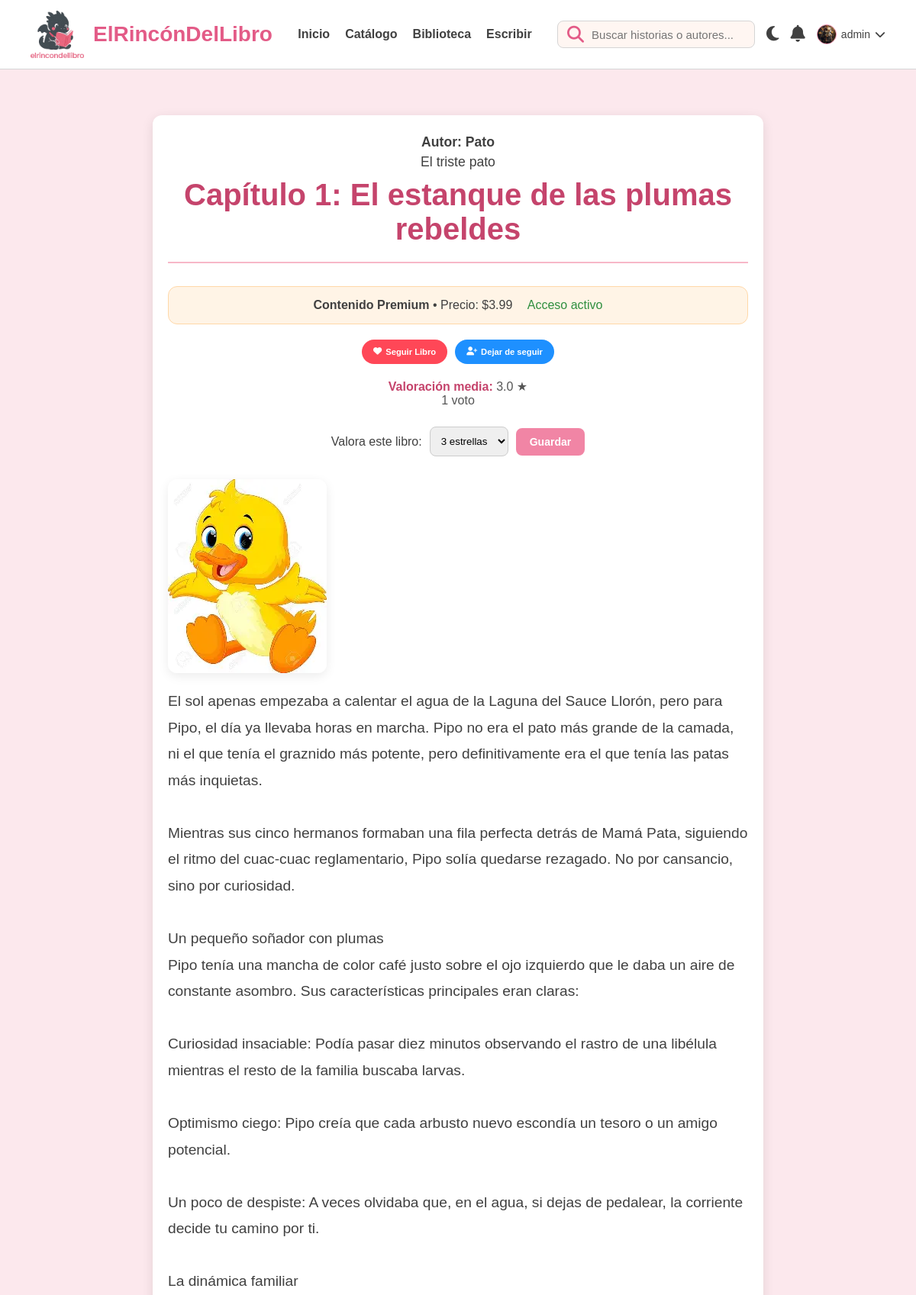
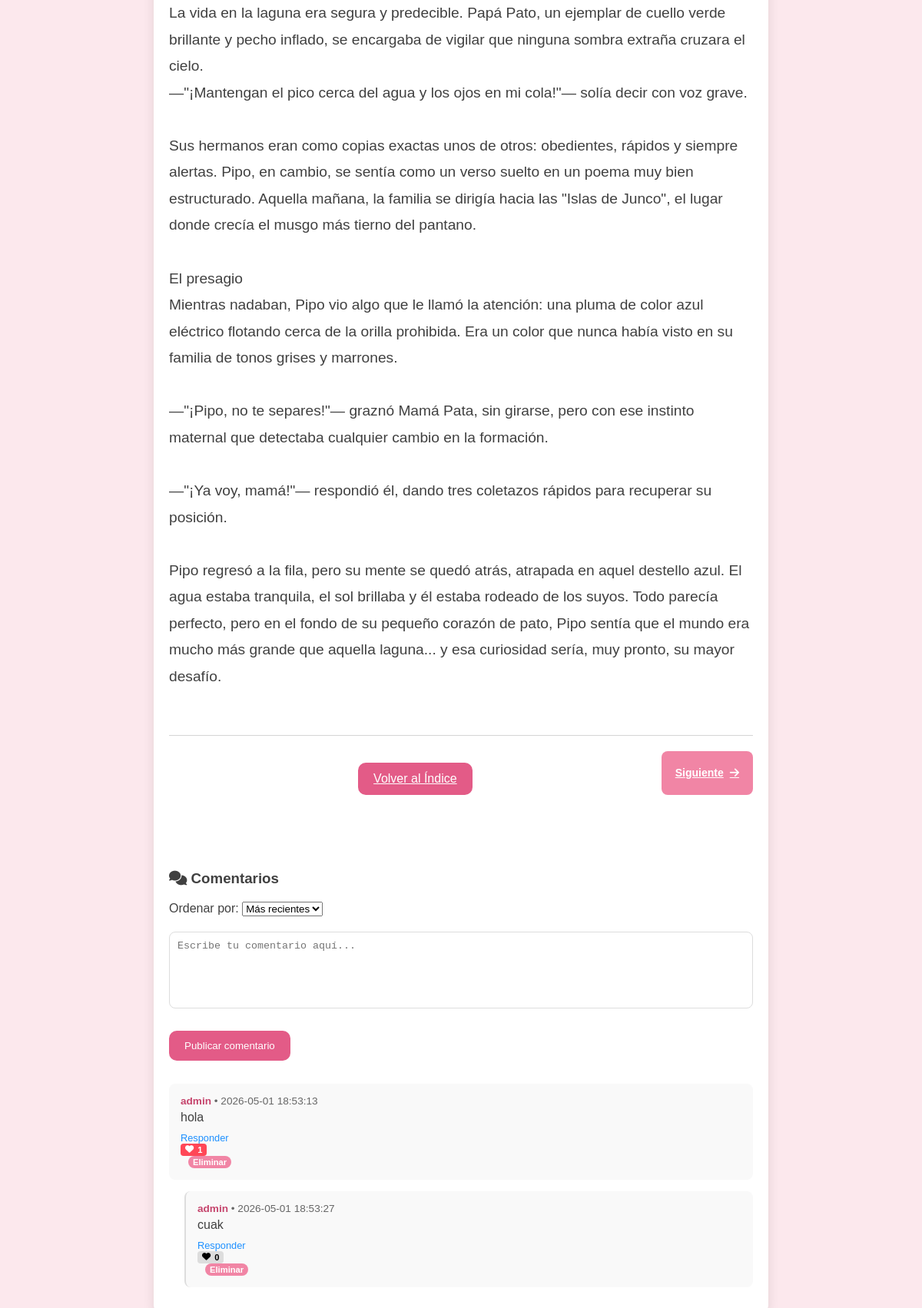
Screenshot of /leer.php?id=10 (signed in, upper part) with the database file from the repository (2 pictures, top to bottom).
### tables this page shows
CREATE TABLE `usuarios` (
  `id_usuarios` int NOT NULL,
  `nombre` varchar(100) NOT NULL,
  `email` varchar(100) NOT NULL,
  `password` varchar(255) NOT NULL,
  `avatar` varchar(255) DEFAULT NULL,
  `bio` text,
  `activo` tinyint(1) DEFAULT '1',
  `fecha_registro` timestamp NULL DEFAULT CURRENT_TIMESTAMP,
  `monedas` decimal(10,2) DEFAULT '0.00'
);

CREATE TABLE `capitulos` (
  `id_capitulos` int NOT NULL,
  `libro_id` int NOT NULL,
  `titulo` varchar(255) NOT NULL,
  `contenido` text NOT NULL,
  `fecha_creacion` timestamp NULL DEFAULT CURRENT_TIMESTAMP
);

CREATE TABLE `libros` (
  `id_libros` int NOT NULL,
  `usuario_id` int NOT NULL,
  `categoria_id` int DEFAULT NULL,
  `titulo` varchar(255) NOT NULL,
  `portada` varchar(255) DEFAULT NULL,
  `precio` decimal(8,2) DEFAULT '0.00',
  `fecha_creacion` timestamp NULL DEFAULT CURRENT_TIMESTAMP,
  `edad_recomendada` int DEFAULT '0',
  `estado` varchar(20) DEFAULT 'en_proceso'
);

CREATE TABLE `valoraciones` (
  `id_valoracion` int NOT NULL,
  `usuario_id` int NOT NULL,
  `libro_id` int NOT NULL,
  `puntuacion` tinyint NOT NULL,
  `fecha_creacion` timestamp NULL DEFAULT CURRENT_TIMESTAMP
);

CREATE TABLE `comentarios` (
  `id_comentarios` int NOT NULL,
  `usuario_id` int NOT NULL,
  `capitulo_id` int NOT NULL,
  `contenido` text NOT NULL,
  `fecha_creacion` timestamp NULL DEFAULT CURRENT_TIMESTAMP,
  `parent_id` int DEFAULT NULL
);

### src/leer.php (the view, shortened to what this page needs)
<?php
include 'conexion.php';
$id_capitulo = isset($_GET['id']) ? (int)$_GET['id'] : 0;
$sql = "SELECT c.titulo AS titulo_capitulo, c.contenido, c.libro_id, l.titulo AS titulo_libro, l.usuario_id AS autor_id, l.precio
        FROM capitulos c
        JOIN libros l ON c.libro_id = l.id_libros
        WHERE c.id_capitulos = $id_capitulo";
$resultado = $conexion->query($sql);
$datos = $resultado->fetch_assoc();
$libro_id = $datos['libro_id'];
$autor_id = $datos['autor_id'];
$precio_libro = (float)$datos['precio'];
$comprado = false;
$es_autor = false;
$es_seguido = false;
$es_favorito = false;
$usuario_id = isset($_SESSION['usuario_id']) ? $_SESSION['usuario_id'] : 0;
if ($usuario_id) {
    $es_autor = $usuario_id === $autor_id;
    if ($precio_libro > 0 && !$es_autor) {
        $check_compra = $conexion->query("SELECT id_transaccion FROM transacciones WHERE usuario_id = $usuario_id AND tipo = 'libro' AND referencia_id = $libro_id LIMIT 1");
        $comprado = $check_compra && $check_compra->num_rows > 0;
    } else {
        $comprado = true;
    }
    $check_follow = $conexion->query("SELECT id_seguidores FROM seguidores WHERE seguidor_id = $usuario_id AND seguido_id = $autor_id LIMIT 1");
    $es_seguido = $check_follow && $check_follow->num_rows > 0;
    $check_fav = $conexion->query("SELECT id_favoritos FROM favoritos WHERE usuario_id = $usuario_id AND libro_id = $libro_id LIMIT 1");
    $es_favorito = $check_fav && $check_fav->num_rows > 0;
    $actividad_sql = "INSERT INTO actividad (usuario_id, tipo, referencia_id) VALUES ($usuario_id, 'lectura_capitulo', $id_capitulo)";
    $conexion->query($actividad_sql);
}
$sql_next = "SELECT id_capitulos FROM capitulos WHERE libro_id = $libro_id AND id_capitulos > $id_capitulo ORDER BY id_capitulos ASC LIMIT 1";
$next_res = $conexion->query($sql_next)->fetch_assoc();
$capitulo_imagenes = [];
$imagenes_res = $conexion->query("SELECT ruta FROM archivos WHERE capitulo_id = $id_capitulo AND tipo = 'capitulo_imagen'");
if ($imagenes_res) {
    while ($img = $imagenes_res->fetch_assoc()) {
        $capitulo_imagenes[] = $img['ruta'];
    }
}
$sql_comentarios = "SELECT com.id_comentarios, com.parent_id, com.contenido, com.fecha_creacion AS fecha, u.nombre, u.id_usuarios,
                         COALESCE(SUM(cl.usuario_id = $usuario_id), 0) AS liked_by_user,
                         COUNT(cl.id_like) AS likes
                  FROM comentarios com
                  JOIN usuarios u ON com.usuario_id = u.id_usuarios
                  LEFT JOIN comentario_likes cl ON cl.comentario_id = com.id_comentarios
                  WHERE com.capitulo_id = $id_capitulo
                  GROUP BY com.id_comentarios, com.parent_id, com.contenido, com.fecha_creacion, u.nombre, u.id_usuarios
                  ORDER BY com.fecha_creacion DESC";
$res_comentarios = $conexion->query($sql_comentarios);
$comentarios_por_parent = [];
if ($res_comentarios) {
    while ($com = $res_comentarios->fetch_assoc()) {
        $parent_key = $com['parent_id'] !== null ? $com['parent_id'] : 'root';
        $comentarios_por_parent[$parent_key][] = $com;
    }
}
$rating_data = ['promedio' => 0, 'total' => 0];
$rating_res = $conexion->query("SELECT AVG(puntuacion) AS promedio, COUNT(*) AS total FROM valoraciones WHERE libro_id = $libro_id");
if ($rating_res) {
    $rating_data = $rating_res->fetch_assoc();
}
$user_rating = 0;
if (isset($_SESSION['usuario_id'])) {
    $usuario_id = $_SESSION['usuario_id'];
    $user_rating_res = $conexion->query("SELECT puntuacion FROM valoraciones WHERE libro_id = $libro_id AND usuario_id = $usuario_id LIMIT 1");
    if ($user_rating_res && $user_rating_res->num_rows > 0) {
        $user_rating = (int)$user_rating_res->fetch_assoc()['puntuacion'];
    }
}
?>
<!DOCTYPE html>
<html lang="es">
<head>
    <link rel="stylesheet" href="CSS/style1.css">
    <link rel="stylesheet" href="https://cdnjs.cloudflare.com/ajax/libs/font-awesome/6.5.0/css/all.min.css">
</head>
<body>
<?php include 'partials/header.php'; ?>
<div class="container">
    <article class="lectura-container">
        <header class="info-libro-cabecera">
            <p><a href="perfil.php?user_id=<?php echo $autor_id; ?>" style="color: inherit; text-decoration: none; font-weight: 600;">Autor: <?php echo htmlspecialchars($conexion->query("SELECT nombre FROM usuarios WHERE id_usuarios = $autor_id LIMIT 1")->fetch_assoc()['nombre'] ?? 'Autor'); ?></a></p>
            <p><?php echo htmlspecialchars($datos['titulo_libro']); ?></p>
            <h1><?php echo htmlspecialchars($datos['titulo_capitulo']); ?></h1>
        </header>
        <?php if (isset($_SESSION['usuario_id'])): ?>
            <?php if ($precio_libro > 0): ?>
                <div style="background: #fff4e6; border: 1px solid #ffd8a8; padding: 15px; border-radius: 12px; text-align: center; margin-bottom: 20px;">
                    <strong>Contenido Premium</strong> • Precio: $<?php echo number_format($precio_libro, 2); ?>
                    <?php if (!$comprado): ?>
                        <form action="pago_libro.php" method="GET" style="display:inline-block; margin-left: 15px;">
                            <input type="hidden" name="libro_id" value="<?php echo $libro_id; ?>">
                            <button type="submit" class="btn-primary" style="padding: 10px 18px;">Comprar libro</button>
                        </form>
                    <?php else: ?>
                        <span style="margin-left: 15px; color: #2f8f3f;">Acceso activo</span>
                    <?php endif; ?>
                </div>
            <?php endif; ?>
            <div class="interacciones">
                <form action="procesar_interaccion.php" method="POST">
                    <button type="submit" name="accion" value="favorito" class="btn-interact btn-fav">
                        <i class="fa-solid fa-heart"></i> <?php echo $es_favorito ? 'Quitar favorito' : 'Seguir Libro'; ?>
                    </button>
                </form>
                <?php if ($_SESSION['usuario_id'] != $autor_id): ?>
                    <form action="procesar_interaccion.php" method="POST">
                        <button type="submit" name="accion" value="seguir" class="btn-interact btn-follow">
                            <i class="fa-solid fa-user-plus"></i> <?php echo $es_seguido ? 'Dejar de seguir' : 'Seguir Autor'; ?>
                        </button>
                    </form>
                <?php endif; ?>
            </div>
            <div class="rating-summary">
                <p><strong>Valoración media:</strong> <?php echo number_format($rating_data['promedio'] ?? 0, 1); ?> ★</p>
                <p><?php echo intval($rating_data['total']); ?> voto<?php echo intval($rating_data['total']) === 1 ? '' : 's'; ?></p>
            </div>
            <form action="procesar_valoracion.php" method="POST" class="rating-form">
                <label for="puntuacion">Valora este libro:</label>
                <select name="puntuacion" id="puntuacion">
                    <?php for ($i = 1; $i <= 5; $i++): ?>
                        <option value="<?php echo $i; ?>" <?php echo $user_rating === $i ? 'selected' : ''; ?>><?php echo $i; ?> estrella<?php echo $i === 1 ? '' : 's'; ?></option>
                    <?php endfor; ?>
                </select>
                <button type="submit" class="btn-secondary">Guardar</button>
            </form>
        <?php endif; ?>
        <div class="texto-capitulo">
            <?php if ($precio_libro > 0 && !$comprado && !$es_autor): ?>
                <?php echo nl2br(htmlspecialchars(substr($datos['contenido'], 0, 400))); ?>
                <div class="premium-notice">
                    <p>Este contenido es premium. Compra el libro para continuar leyendo el capítulo completo.</p>
                </div>
            <?php else: ?>
                <?php if (!empty($capitulo_imagenes)): ?>
                    <div class="imagen-capitulo">
                        <?php foreach ($capitulo_imagenes as $img_path): ?>
                            <img src="<?php echo htmlspecialchars($img_path); ?>" alt="Imagen del capítulo">
                        <?php endforeach; ?>
                    </div>
                <?php endif; ?>
                <?php echo nl2br(htmlspecialchars($datos['contenido'])); ?>
            <?php endif; ?>
        </div>
        <nav class="navegacion-lectura">
            <a href="catalogo.php" class="btn-primary">Volver al Índice</a>
            <?php if ($next_res): ?>
                <a href="leer.php?id=<?php echo $next_res['id_capitulos']; ?>" class="btn-secondary">
                    Siguiente <i class="fa-solid fa-arrow-right"></i>
                </a>
            <?php else: ?>
                <span></span>
            <?php endif; ?>
        </nav>
        <section class="seccion-comentarios">
            <h3><i class="fa-solid fa-comments"></i> Comentarios</h3>
            <div class="comentario-filtros" style="margin-bottom: 20px;">
                <label for="orden-comentarios">Ordenar por:</label>
                <select id="orden-comentarios" onchange="ordenarComentarios(this.value)">
                    <option value="fecha_desc">Más recientes</option>
                </select>
            </div>
            <?php if (isset($_SESSION['usuario_id'])): ?>
                <form id="comentario-form" action="procesar_comentario.php" method="POST" class="comentario-form">
                    <textarea name="contenido" placeholder="Escribe tu comentario aquí..." required></textarea>
                    <button type="submit" class="btn-primary">Publicar comentario</button>
                </form>
            <?php else: ?>
                <p><a href="login.php">Inicia sesión</a> para dejar un comentario.</p>
            <?php endif; ?>
            <div class="lista-comentarios">
                <?php
                function mostrarComentarios($comentarios, $id_capitulo, $parent_id = 'root', $nivel = 0) {
                    if (!isset($comentarios[$parent_id])) return;
                    foreach ($comentarios[$parent_id] as $com) {
                        $indent = $nivel * 20;
                        echo '<div class="comentario-item" style="margin-left: ' . $indent . 'px; border-left: ' . ($nivel > 0 ? '2px solid #ddd' : 'none') . ';">';
                        echo '<div class="comentario-meta">';
                        echo '<span class="comentario-nombre">' . htmlspecialchars($com['nombre']) . '</span>';
                        echo ' • ' . htmlspecialchars($com['fecha']);
                        echo '</div>';
                        echo '<div class="comentario-texto">';
                        echo nl2br(htmlspecialchars($com['contenido']));
                        echo '</div>';
                        echo '<div class="comentario-actions" style="margin-top: 8px; font-size: 0.8rem;">';
                        if (isset($_SESSION['usuario_id'])) {
                            echo '<a href="?id=' . $id_capitulo . '&reply_to=' . $com['id_comentarios'] . '#comentario-form" style="color: #1e90ff; margin-right: 10px;">Responder</a>';
                            echo '<form action="procesar_like_comentario.php" method="POST" style="display:inline; margin-right: 10px;">';
                            echo '<button type="submit" class="btn-interact" style="padding: 2px 6px; font-size: 0.7rem; background: ' . ($com['liked_by_user'] ? '#ff4757' : '#ddd') . '; color: ' . ($com['liked_by_user'] ? 'white' : 'black') . '; border: none; border-radius: 4px;">';
                            echo '<i class="fa-solid fa-heart"></i> ' . $com['likes'];
                            echo '</button>';
                            echo '</form>';
                            if (isset($_SESSION['usuario_id']) && $com['id_usuarios'] == $_SESSION['usuario_id']) {
                                echo '<form action="procesar_delete_comentario.php" method="POST" style="display:inline;">';
                                echo '<button type="submit" class="btn-secondary" style="padding: 2px 6px; font-size: 0.7rem;">Eliminar</button>';
                                echo '</form>';
                            }
                        }
                        echo '</div>';
                        echo '</div>';
                        mostrarComentarios($comentarios, $id_capitulo, $com['id_comentarios'], $nivel + 1);
                    }
                }
                mostrarComentarios($comentarios_por_parent, $id_capitulo, 'root', 0);
                ?>
            </div>
        </section>
    </article>
</div>
</body>
</html>

### src/partials/header.php (shortened to what this page needs)
<?php
include 'conexion.php';
$nombre_usuario = isset($_SESSION['usuario_nombre']) ? $_SESSION['usuario_nombre'] : null;
$usuario_id = isset($_SESSION['usuario_id']) ? $_SESSION['usuario_id'] : null;
if ($usuario_id) {
    $avatar_url = 'img/user-default.png';
    $res_avatar = $conexion->query("SELECT avatar FROM usuarios WHERE id_usuarios = $usuario_id LIMIT 1");
    if ($res_avatar && $res_avatar->num_rows === 1) {
        $row = $res_avatar->fetch_assoc();
        if (!empty($row['avatar'])) {
            $avatar_url = $row['avatar'];
        }
    }
}
?>
<header class="header">
    <div class="container header-inner">
        <div class="header-left">
            <img src="img/dragon1.png" class="logo-dragon" alt="logo">
            <h1 class="logo-text">ElRincónDelLibro</h1>
        </div>
        <nav class="nav-menu">
            <a href="index.php">Inicio</a>
            <a href="catalogo.php">Catálogo</a>
            <a href="biblioteca.php">Biblioteca</a>
            <a href="escribir.php">Escribir</a>
        </nav>
        <div class="header-right">
            <form action="catalogo.php" method="GET" class="search-box">
                <i class="fa-solid fa-magnifying-glass search-icon"></i>
                <input type="text" name="search" placeholder="Buscar historias o autores..." value="<?php echo isset($_GET['search']) ? htmlspecialchars($_GET['search']) : ''; ?>">
            </form>
            <div class="dark-mode-switch" onclick="toggleDarkMode()" title="Cambiar modo">
                <i id="dark-icon" class="fa-solid fa-moon"></i>
            </div>
            <div class="notification-dropdown">
                <div class="notification-trigger" id="notifTrigger">
                    <i class="fa-solid fa-bell"></i>
                </div>
            </div>
            <?php if ($nombre_usuario): ?>
                <div class="user-menu">
                    <div class="user-trigger">
                        <div class="avatar-container">
                            <img src="<?php echo htmlspecialchars($avatar_url); ?>" alt="Usuario" class="img-login-header">
                        </div>
                        <span class="user-name-text"><?= htmlspecialchars($nombre_usuario) ?></span>
                        <i class="fa-solid fa-chevron-down icon-arrow"></i>
                    </div>
                </div>
            <?php else: ?>
                <a href="login.php" class="login-link"><i class="fa-solid fa-user"></i></a>
            <?php endif; ?>
        </div>
    </div>
</header>

### rows the page displays
usuarios: avatar (picture)
capitulos: libro.nombre "Pato", libro.titulo "El triste pato", titulo "Capítulo 1: El estanque de las plumas rebeldes", libro.precio "3.99", contenido "El sol apenas empezaba a calentar el agua de la Laguna del Sauce Llorón, pero para Pipo, el día ya llevaba horas en marcha. Pipo no era el pato más grande de la camada, ni el que tenía el graznido más potente, pero definitivamente era el que tenía las patas más inquietas. Mientras sus cinco hermanos formaban una fila perfecta detrás de Mamá Pata, siguiendo el ritmo del cuac-cuac reglamentario, Pipo solía quedarse rezagado. No por cansancio, sino por curiosidad. Un pequeño soñador con plumas Pipo tenía una mancha de color café justo sobre el ojo izquierdo que le daba un aire de constante asombro. Sus características principales eran claras: Curiosidad insaciable: Podía pasar diez minutos…"
valoraciones: puntuacion "3 estrellas"
comentarios: usuario.nombre "admin", fecha_creacion "2026-05-01 18:53:13", contenido "hola", likes "1"
comentarios: usuario.nombre "admin", fecha_creacion "2026-05-01 18:53:27", contenido "cuak", likes "0"

### other values shown
$nombre_usuario "admin"
$rating_data['promedio'] "3.0"
$rating_data['total'] "1"
